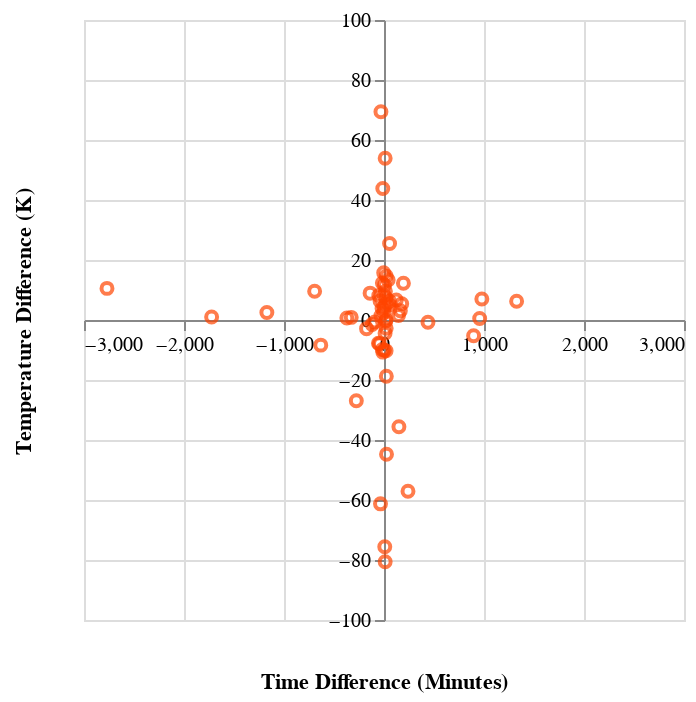

This figure's notebook cell:
### Code cell
offset = -150

test_predictions_chart = alt.Chart(test_predictions).mark_point(color = 'orangered').encode(
    x = alt.X('delta_time', 
              axis = alt.Axis(offset = offset, title ='Time Difference (Minutes)', titleY = 175),
              scale = alt.Scale(domain=[-3000, 3000])),
              
    y = alt.Y('delta_temperature', 
              axis = alt.Axis(offset = offset,title ='Temperature Difference (K)',titleX = -175),
              scale = alt.Scale(domain=[-100, 100])),
    tooltip = [alt.Tooltip('predicted_time',title = 'Predicted Time'),
               alt.Tooltip('predicted_temperature',title = 'Predicted Temperature'),
               alt.Tooltip('true_time',title = 'True Time'),
               alt.Tooltip('true_temperature',title = 'True Temperature')]
  
).interactive()


test_predictions_chart

### Figure 1 — Vega-Lite specification as saved in the notebook (floating-point values rounded to 4 significant figures)
{"config": {"view": {"continuousWidth": 300, "continuousHeight": 300}}, "data": {"name": "data-7a9e6d880d4e6574cdc14fcb8ca00bad"}, "mark": {"type": "point", "color": "orangered"}, "encoding": {"tooltip": [{"field": "predicted_time", "title": "Predicted Time", "type": "quantitative"}, {"field": "predicted_temperature", "title": "Predicted Temperature", "type": "quantitative"}, {"field": "true_time", "title": "True Time", "type": "quantitative"}, {"field": "true_temperature", "title": "True Temperature", "type": "quantitative"}], "x": {"axis": {"offset": -150, "title": "Time Difference (Minutes)", "titleY": 175}, "field": "delta_time", "scale": {"domain": [-3000, 3000]}, "type": "quantitative"}, "y": {"axis": {"offset": -150, "title": "Temperature Difference (K)", "titleX": -175}, "field": "delta_temperature", "scale": {"domain": [-100, 100]}, "type": "quantitative"}}, "params": [{"name": "param_1", "select": {"type": "interval", "encodings": ["x", "y"]}, "bind": "scales"}], "$schema": "https://vega.github.io/schema/vega-lite/v5.15.1.json", "datasets": {"data-7a9e6d880d4e6574cdc14fcb8ca00bad": [{"Unnamed: 0": 0, "predicted_time": 4.17, "predicted_temperature": 972.5, "true_time": 5.0, "true_temperature": 970.0, "delta_time": -0.8296, "delta_temperature": 2.492}, {"Unnamed: 0": 1, "predicted_time": 7.659, "predicted_temperature": 974.2, "true_time": 5.0, "true_temperature": 970.0, "delta_time": 2.659, "delta_temperature": 4.171}, {"Unnamed: 0": 2, "predicted_time": 5.534, "predicted_temperature": 978.2, "true_time": 5.0, "true_temperature": 970.0, "delta_time": 0.5344, "delta_temperature": 8.196}, {"Unnamed: 0": 3, "predicted_time": 63.31, "predicted_temperature": 1090.0, "true_time": 60.0, "true_temperature": 1100.0, "delta_time": 3.306, "delta_temperature": -10.08}, {"Unnamed: 0": 4, "predicted_time": 190.8, "predicted_temperature": 895.6, "true_time": 180.0, "true_temperature": 900.0, "delta_time": 10.83, "delta_temperature": -4.376}, {"Unnamed: 0": 5, "predicted_time": 9.983, "predicted_temperature": 811.7, "true_time": 5.0, "true_temperature": 800.0, "delta_time": 4.983, "delta_temperature": 11.65}, {"Unnamed: 0": 6, "predicted_time": 86.87, "predicted_temperature": 985.8, "true_time": 90.0, "true_temperature": 970.0, "delta_time": -3.125, "delta_temperature": 15.76}, {"Unnamed: 0": 7, "predicted_time": 168.0, "predicted_temperature": 789.3, "true_time": 180.0, "true_temperature": 800.0, "delta_time": -12.03, "delta_temperature": -10.71}, {"Unnamed: 0": 8, "predicted_time": 196.3, "predicted_temperature": 969.6, "true_time": 180.0, "true_temperature": 970.0, "delta_time": 16.26, "delta_temperature": -0.4017}, {"Unnamed: 0": 9, "predicted_time": 104.0, "predicted_temperature": 979.5, "true_time": 90.0, "true_temperature": 970.0, "delta_time": 14.03, "delta_temperature": 9.55}, {"Unnamed: 0": 10, "predicted_time": 107.0, "predicted_temperature": 905.2, "true_time": 90.0, "true_temperature": 900.0, "delta_time": 16.97, "delta_temperature": 5.224}, {"Unnamed: 0": 11, "predicted_time": 73.59, "predicted_temperature": 960.1, "true_time": 90.0, "true_temperature": 970.0, "delta_time": -16.41, "delta_temperature": -9.861}, {"Unnamed: 0": 12, "predicted_time": 70.86, "predicted_temperature": 973.8, "true_time": 90.0, "true_temperature": 970.0, "delta_time": -19.14, "delta_temperature": 3.805}, {"Unnamed: 0": 13, "predicted_time": 164.0, "predicted_temperature": 982.3, "true_time": 180.0, "true_temperature": 970.0, "delta_time": -16.02, "delta_temperature": 12.31}, {"Unnamed: 0": 14, "predicted_time": 110.4, "predicted_temperature": 970.0, "true_time": 90.0, "true_temperature": 970.0, "delta_time": 20.43, "delta_temperature": 0.02615}, {"Unnamed: 0": 15, "predicted_time": 110.1, "predicted_temperature": 977.3, "true_time": 90.0, "true_temperature": 970.0, "delta_time": 20.07, "delta_temperature": 7.343}, {"Unnamed: 0": 16, "predicted_time": 111.8, "predicted_temperature": 967.2, "true_time": 90.0, "true_temperature": 970.0, "delta_time": 21.76, "delta_temperature": -2.756}, {"Unnamed: 0": 17, "predicted_time": 110.8, "predicted_temperature": 959.8, "true_time": 90.0, "true_temperature": 970.0, "delta_time": 20.84, "delta_temperature": -10.23}, {"Unnamed: 0": 18, "predicted_time": 111.7, "predicted_temperature": 814.6, "true_time": 90.0, "true_temperature": 800.0, "delta_time": 21.75, "delta_temperature": 14.63}, {"Unnamed: 0": 19, "predicted_time": 113.3, "predicted_temperature": 951.3, "true_time": 90.0, "true_temperature": 970.0, "delta_time": 23.33, "delta_temperature": -18.74}, {"Unnamed: 0": 20, "predicted_time": 148.6, "predicted_temperature": 971.4, "true_time": 180.0, "true_temperature": 970.0, "delta_time": -31.44, "delta_temperature": 1.435}, {"Unnamed: 0": 21, "predicted_time": 140.7, "predicted_temperature": 806.3, "true_time": 180.0, "true_temperature": 800.0, "delta_time": -39.29, "delta_temperature": 6.32}, {"Unnamed: 0": 22, "predicted_time": 131.5, "predicted_temperature": 913.4, "true_time": 90.0, "true_temperature": 900.0, "delta_time": 41.53, "delta_temperature": 13.36}, {"Unnamed: 0": 23, "predicted_time": 47.85, "predicted_temperature": 1144.0, "true_time": 60.0, "true_temperature": 1100.0, "delta_time": -12.15, "delta_temperature": 43.85}, {"Unnamed: 0": 24, "predicted_time": 434.5, "predicted_temperature": 792.1, "true_time": 480.0, "true_temperature": 800.0, "delta_time": -45.55, "delta_temperature": -7.888}, {"Unnamed: 0": 25, "predicted_time": 30.08, "predicted_temperature": 925.2, "true_time": 5.0, "true_temperature": 970.0, "delta_time": 25.08, "delta_temperature": -44.77}, {"Unnamed: 0": 26, "predicted_time": 128.1, "predicted_temperature": 978.2, "true_time": 180.0, "true_temperature": 970.0, "delta_time": -51.89, "delta_temperature": 8.18}, {"Unnamed: 0": 27, "predicted_time": 533.6, "predicted_temperature": 975.0, "true_time": 480.0, "true_temperature": 970.0, "delta_time": 53.55, "delta_temperature": 5.045}, {"Unnamed: 0": 28, "predicted_time": 16.53, "predicted_temperature": 753.9, "true_time": 5.0, "true_temperature": 700.0, "delta_time": 11.53, "delta_temperature": 53.93}, {"Unnamed: 0": 29, "predicted_time": 235.3, "predicted_temperature": 976.3, "true_time": 180.0, "true_temperature": 970.0, "delta_time": 55.32, "delta_temperature": 6.275}, {"Unnamed: 0": 30, "predicted_time": 34.14, "predicted_temperature": 962.3, "true_time": 90.0, "true_temperature": 970.0, "delta_time": -55.86, "delta_temperature": -7.735}, {"Unnamed: 0": 31, "predicted_time": 235.8, "predicted_temperature": 825.5, "true_time": 180.0, "true_temperature": 800.0, "delta_time": 55.82, "delta_temperature": 25.48}, {"Unnamed: 0": 32, "predicted_time": 54.94, "predicted_temperature": 908.7, "true_time": 90.0, "true_temperature": 970.0, "delta_time": -35.06, "delta_temperature": -61.28}, {"Unnamed: 0": 33, "predicted_time": 59.37, "predicted_temperature": 869.4, "true_time": 90.0, "true_temperature": 800.0, "delta_time": -30.63, "delta_temperature": 69.42}, {"Unnamed: 0": 34, "predicted_time": 97.7, "predicted_temperature": 894.4, "true_time": 90.0, "true_temperature": 970.0, "delta_time": 7.698, "delta_temperature": -75.6}, {"Unnamed: 0": 35, "predicted_time": 16.54, "predicted_temperature": 889.4, "true_time": 5.0, "true_temperature": 970.0, "delta_time": 11.54, "delta_temperature": -80.59}, {"Unnamed: 0": 36, "predicted_time": 1348.0, "predicted_temperature": 969.3, "true_time": 1440.0, "true_temperature": 970.0, "delta_time": -92.42, "delta_temperature": -0.6603}, {"Unnamed: 0": 37, "predicted_time": 1321.0, "predicted_temperature": 968.5, "true_time": 1440.0, "true_temperature": 970.0, "delta_time": -118.7, "delta_temperature": -1.467}, {"Unnamed: 0": 38, "predicted_time": 302.9, "predicted_temperature": 976.7, "true_time": 180.0, "true_temperature": 970.0, "delta_time": 122.9, "delta_temperature": 6.684}, {"Unnamed: 0": 39, "predicted_time": 1301.0, "predicted_temperature": 909.0, "true_time": 1440.0, "true_temperature": 900.0, "delta_time": -139.0, "delta_temperature": 8.95}, {"Unnamed: 0": 40, "predicted_time": 1585.0, "predicted_temperature": 971.5, "true_time": 1440.0, "true_temperature": 970.0, "delta_time": 145.0, "delta_temperature": 1.513}, {"Unnamed: 0": 41, "predicted_time": 154.1, "predicted_temperature": 964.4, "true_time": 5.0, "true_temperature": 1000.0, "delta_time": 149.1, "delta_temperature": -35.58}, {"Unnamed: 0": 42, "predicted_time": 1603.0, "predicted_temperature": 973.1, "true_time": 1440.0, "true_temperature": 970.0, "delta_time": 163.3, "delta_temperature": 3.107}, {"Unnamed: 0": 43, "predicted_time": 305.6, "predicted_temperature": 967.1, "true_time": 480.0, "true_temperature": 970.0, "delta_time": -174.4, "delta_temperature": -2.886}, {"Unnamed: 0": 44, "predicted_time": 657.1, "predicted_temperature": 805.4, "true_time": 480.0, "true_temperature": 800.0, "delta_time": 177.1, "delta_temperature": 5.427}, {"Unnamed: 0": 45, "predicted_time": 284.2, "predicted_temperature": 982.2, "true_time": 90.0, "true_temperature": 970.0, "delta_time": 194.2, "delta_temperature": 12.24}, {"Unnamed: 0": 46, "predicted_time": 330.0, "predicted_temperature": 842.9, "true_time": 90.0, "true_temperature": 900.0, "delta_time": 240.0, "delta_temperature": -57.08}, {"Unnamed: 0": 47, "predicted_time": 203.2, "predicted_temperature": 943.1, "true_time": 480.0, "true_temperature": 970.0, "delta_time": -276.8, "delta_temperature": -26.91}, {"Unnamed: 0": 48, "predicted_time": 1112.0, "predicted_temperature": 970.9, "true_time": 1440.0, "true_temperature": 970.0, "delta_time": -327.6, "delta_temperature": 0.8764}, {"Unnamed: 0": 49, "predicted_time": 1069.0, "predicted_temperature": 970.7, "true_time": 1440.0, "true_temperature": 970.0, "delta_time": -371.4, "delta_temperature": 0.6795}, {"Unnamed: 0": 50, "predicted_time": 919.8, "predicted_temperature": 799.3, "true_time": 480.0, "true_temperature": 800.0, "delta_time": 439.8, "delta_temperature": -0.7451}, {"Unnamed: 0": 51, "predicted_time": 807.7, "predicted_temperature": 961.6, "true_time": 1440.0, "true_temperature": 970.0, "delta_time": -632.3, "delta_temperature": -8.375}, {"Unnamed: 0": 52, "predicted_time": 746.3, "predicted_temperature": 979.6, "true_time": 1440.0, "true_temperature": 970.0, "delta_time": -693.7, "delta_temperature": 9.6}, {"Unnamed: 0": 53, "predicted_time": 2336.0, "predicted_temperature": 794.8, "true_time": 1440.0, "true_temperature": 800.0, "delta_time": 896.1, "delta_temperature": -5.235}, {"Unnamed: 0": 54, "predicted_time": 2397.0, "predicted_temperature": 800.5, "true_time": 1440.0, "true_temperature": 800.0, "delta_time": 956.8, "delta_temperature": 0.4944}, {"Unnamed: 0": 55, "predicted_time": 1458.0, "predicted_temperature": 807.0, "true_time": 480.0, "true_temperature": 800.0, "delta_time": 978.4, "delta_temperature": 7.016}, {"Unnamed: 0": 56, "predicted_time": 3929.0, "predicted_temperature": 802.5, "true_time": 5100.0, "true_temperature": 800.0, "delta_time": -1171.0, "delta_temperature": 2.494}, {"Unnamed: 0": 57, "predicted_time": 2766.0, "predicted_temperature": 806.2, "true_time": 1440.0, "true_temperature": 800.0, "delta_time": 1326.0, "delta_temperature": 6.228}, {"Unnamed: 0": 58, "predicted_time": 3376.0, "predicted_temperature": 801.0, "true_time": 5100.0, "true_temperature": 800.0, "delta_time": -1724.0, "delta_temperature": 1.013}, {"Unnamed: 0": 59, "predicted_time": 2330.0, "predicted_temperature": 810.5, "true_time": 5100.0, "true_temperature": 800.0, "delta_time": -2770.0, "delta_temperature": 10.54}]}}
